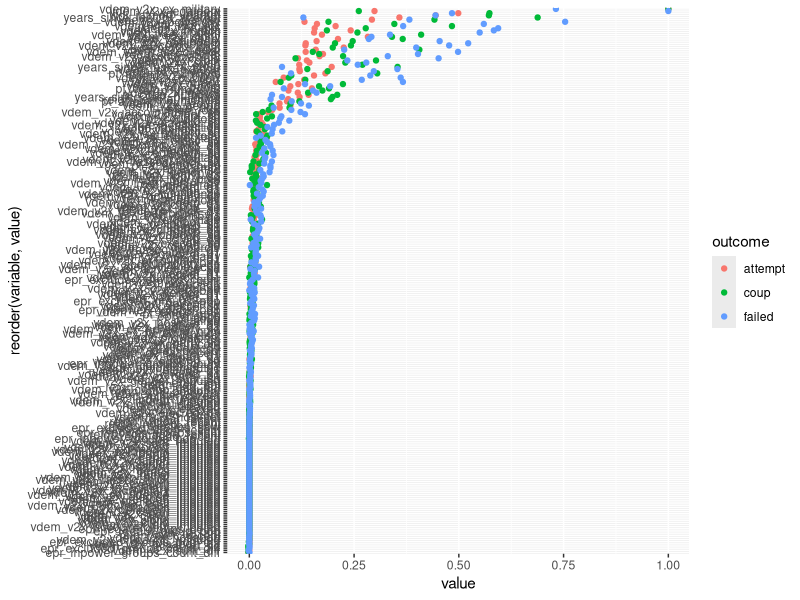
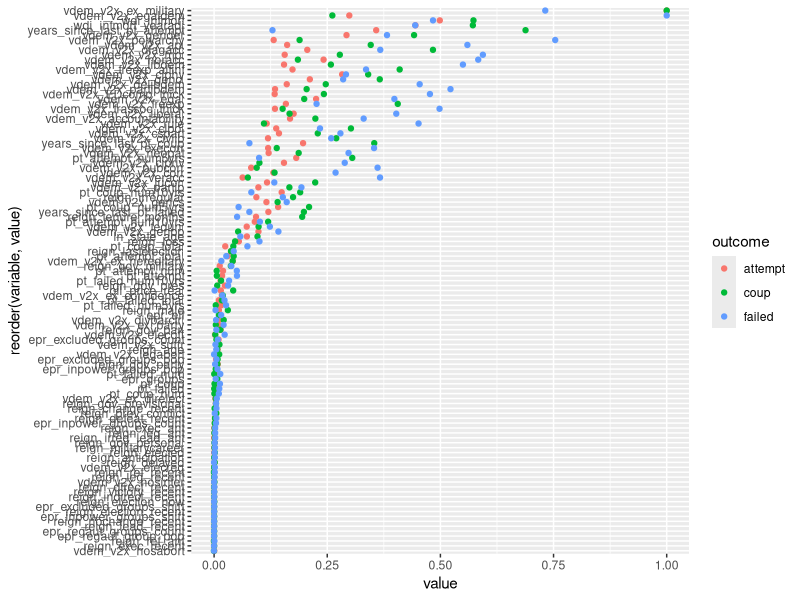

R code for these plots, in order:
#
#   Extract variable importance from models
#

library(readr)
library(dplyr)
library(ggplot2)
library(here)
library(stringr)

setwd(here::here("models"))

var_imp <- read_csv("output/full-model/variable-importance.csv")

# rescale var imp to 0-1
var_imp <- var_imp %>%
  group_by(outcome) %>%
  mutate(value = value / max(value))

top10 <- var_imp %>% 
  arrange(outcome, desc(value)) %>%
  group_by(outcome) %>% 
  slice(1:10)
top10

# Save a summary of the top vars for git
top10 %>%
  ungroup() %>%
  arrange(desc(value)) %>%
  write_csv("output/var-importance-top10.csv")

var_imp %>%
  ggplot(aes(x = value, y = reorder(variable, value), color = outcome)) +
  geom_point()


# Can some columns be discarded for modeling? -----------------------------
#
#   With 258 columns, the models take a looong time to run. Cane some of these
#   columns be dropped without a hit on accuracy?
#

# Is it worth keeping the _imputed variables around? They are 0/1 vectors, and 
# mostly 0 values in any case. 
var_imp %>%
  filter(str_detect(variable, "_imputed")) -> var_imp_imputed
# That's 147/3 = 49 columns

range(var_imp_imputed$value) %>% round(., 3)
# [1] 0.000 0.037

mean(var_imp_imputed$value)
# 0.0005

# Ok, not worth keeping around. Can be dropped prior to modeling.

# What about the year to year diff versions?
var_imp %>%
  filter(str_detect(variable, "(\\_diff)|(d1)")) -> var_imp_diff
# 150/3 = 50 columns

range(var_imp_diff$value) %>% round(., 3)
# [1] -0.003  0.043

mean(var_imp_diff$value)
# 0.006

# Also not much to look at. 

# _sd variables
var_imp %>%
  filter(str_detect(variable, "_sd")) -> var_imp_sd
# 138/3 = 46 columns

range(var_imp_sd$value) %>% round(., 3)
# [1] -0.002  0.106

mean(var_imp_sd$value)
# [1] 0.01273376

# Also can be taken out.  


# Reduced data variable importance ----------------------------------------
#
#   Take out the variables ID's above as not very important. 
#

var_imp_short <- var_imp %>%
  filter(!str_detect(variable, "_imputed"),
         !str_detect(variable, "(\\_diff)|(d1)"),
         !str_detect(variable, "_sd")) 

var_imp_short %>%
  ggplot(aes(x = value, y = reorder(variable, value), color = outcome)) +
  geom_point()

# Variable importance by data source and outcome
vi_by_source <- var_imp_short %>%
  mutate(source = str_extract(variable, "^[a-z]+\\_")) %>%
  group_by(outcome, source) %>%
  summarize(mean_value = mean(value),
            median_value = median(value),
            n_vars = n(),
            max_value = max(value))

# Variable importance by data source
vi_by_source_only <- vi_by_source %>%
  group_by(source) %>%
  summarize(n_vars = unique(n_vars),
            mean_value = mean(mean_value),
            max_value = max(max_value)) %>%
  arrange(desc(mean_value))
vi_by_source_only

# 2020-05-14
#
# A tibble: 8 x 4
#   source n_vars mean_value max_value
#   <chr>   <int>      <dbl>     <dbl>
# 1 wdi_        4    0.309      0.728 
# 2 years_      3    0.204      0.482 
# 3 vdem_      46    0.144      1     
# 4 ln_         1    0.0556     0.0609
# 5 pt_        15    0.0362     0.172 
# 6 oil_        1    0.0190     0.0380
# 7 reign_     33    0.0109     0.158 
# 8 epr_       10    0.00334    0.0191
#
# WDI (infmort and cell/internet) is the most miportant source, as well as the
# years since last coup indicators. EPR, REIGN, oil prices and the other P&T
# coup derived vars don't contribute much. 
#
var_imp_short %>%
  filter(str_detect(variable, "^wdi")) %>%
  arrange(outcome, desc(value))
# # A tibble: 12 x 3
# # Groups:   outcome [3]
#   variable                value outcome
#   <chr>                   <dbl> <chr>  
# 1 wdi_infmort            0.570  attempt
# 2 wdi_infmort_yearadj    0.431  attempt
# 3 wdi_internet_users_pct 0.0601 attempt
# 4 wdi_cellphones_per100  0.0480 attempt
# 5 wdi_infmort            0.675  coup   
# 6 wdi_infmort_yearadj    0.547  coup   
# 7 wdi_cellphones_per100  0.0295 coup   
# 8 wdi_internet_users_pct 0.0262 coup   
# 9 wdi_infmort            0.728  failed 
# 10 wdi_infmort_yearadj    0.500  failed 
# 11 wdi_internet_users_pct 0.0599 failed 
# 12 wdi_cellphones_per100  0.0280 failed 
#
# Infant mortality is by far the most useful WDI variable here. 
#
